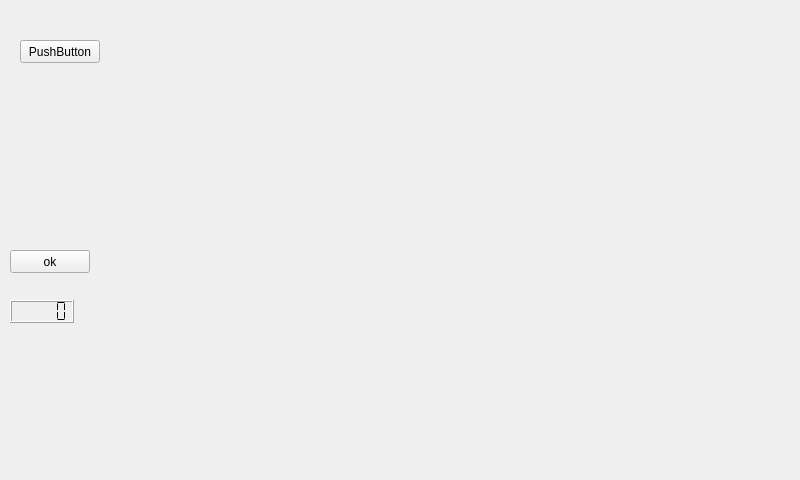
<?xml version="1.0" encoding="UTF-8"?>
<ui version="4.0">
 <class>MainWindow</class>
 <widget class="QMainWindow" name="MainWindow">
  <property name="geometry">
   <rect>
    <x>0</x>
    <y>0</y>
    <width>800</width>
    <height>480</height>
   </rect>
  </property>
  <property name="windowTitle">
   <string>MainWindow</string>
  </property>
  <widget class="QWidget" name="centralWidget">
   <widget class="QPushButton" name="pushButton">
    <property name="geometry">
     <rect>
      <x>20</x>
      <y>40</y>
      <width>80</width>
      <height>23</height>
     </rect>
    </property>
    <property name="text">
     <string>PushButton</string>
    </property>
   </widget>
   <widget class="QPushButton" name="pushButton_2">
    <property name="geometry">
     <rect>
      <x>10</x>
      <y>250</y>
      <width>80</width>
      <height>23</height>
     </rect>
    </property>
    <property name="text">
     <string>ok</string>
    </property>
   </widget>
   <widget class="QWidget" name="gridLayoutWidget">
    <property name="geometry">
     <rect>
      <x>110</x>
      <y>20</y>
      <width>491</width>
      <height>421</height>
     </rect>
    </property>
    <layout class="QGridLayout" name="gridLayout"/>
   </widget>
   <widget class="QLCDNumber" name="lcdNumber">
    <property name="geometry">
     <rect>
      <x>10</x>
      <y>300</y>
      <width>64</width>
      <height>23</height>
     </rect>
    </property>
    <property name="segmentStyle">
     <enum>QLCDNumber::Flat</enum>
    </property>
   </widget>
  </widget>
 </widget>
 <layoutdefault spacing="6" margin="11"/>
 <resources/>
 <connections/>
</ui>
